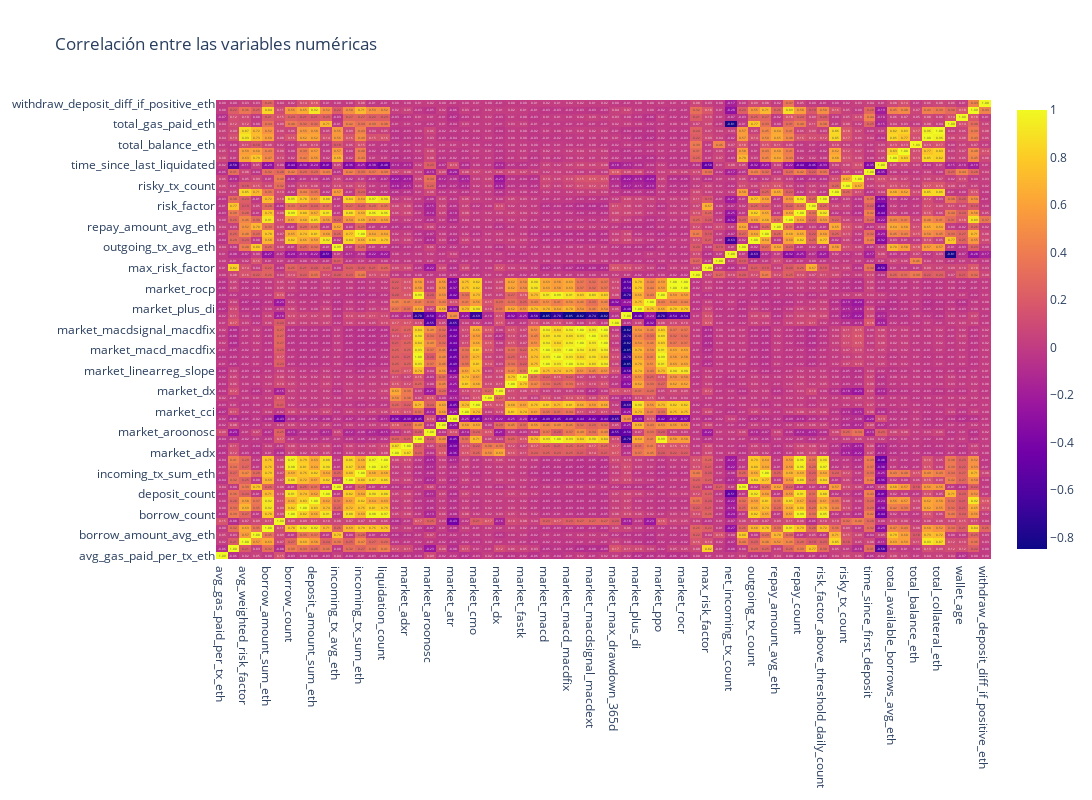

Source (notebook cell):
### Code cell
X_corr = X_t0[numeric_var].corr()

fig = go.Figure()
fig.add_trace(
    go.Heatmap(
        x = X_corr.columns,
        y = X_corr.index,
        z = np.array(X_corr),
        text=X_corr.values,
        texttemplate='%{text:.2f}'
    )
)
fig.update_layout(title_text='Correlación entre las variables numéricas',
                    height=800, width=1400)
fig.show()

### Figure 1 — Plotly figure (JSON) as saved in the notebook; plotly's stock layout.template omitted (floating-point values rounded to 4 significant figures; data arrays with more than 128 entries replaced by an {"elided": "..."} marker saying what was removed)
{"data": [{"text": {"elided": "67x67 float values"}, "texttemplate": "%{text:.2f}", "type": "heatmap", "x": ["avg_gas_paid_per_tx_eth", "avg_risk_factor", "avg_weighted_risk_factor", "borrow_amount_avg_eth", "borrow_amount_sum_eth", "borrow_block_number", "borrow_count", "borrow_repay_diff_eth", "deposit_amount_sum_eth", "deposit_count", "incoming_tx_avg_eth", "incoming_tx_count", "incoming_tx_sum_eth", "liquidation_amount_sum_eth", "liquidation_count", "market_adx", "market_adxr", "market_apo", "market_aroonosc", "market_aroonup", "market_atr", "market_cci", "market_cmo", "market_correl", "market_dx", "market_fastd", "market_fastk", "market_linearreg_slope", "market_macd", "market_macd_macdext", "market_macd_macdfix", "market_macdsignal", "market_macdsignal_macdext", "market_macdsignal_macdfix", "market_max_drawdown_365d", "market_natr", "market_plus_di", "market_plus_dm", "market_ppo", "market_rocp", "market_rocr", "max_eth_ever", "max_risk_factor", "min_eth_ever", "net_incoming_tx_count", "outgoing_tx_avg_eth", "outgoing_tx_count", "outgoing_tx_sum_eth", "repay_amount_avg_eth", "repay_amount_sum_eth", "repay_count", "risk_factor", "risk_factor_above_threshold_daily_count", "risky_sum_outgoing_amount_eth", "risky_tx_count", "risky_unique_contract_count", "time_since_first_deposit", "time_since_last_liquidated", "total_available_borrows_avg_eth", "total_available_borrows_eth", "total_balance_eth", "total_collateral_avg_eth", "total_collateral_eth", "total_gas_paid_eth", "wallet_age", "withdraw_amount_sum_eth", "withdraw_deposit_diff_if_positive_eth"], "y": ["avg_gas_paid_per_tx_eth", "avg_risk_factor", "avg_weighted_risk_factor", "borrow_amount_avg_eth", "borrow_amount_sum_eth", "borrow_block_number", "borrow_count", "borrow_repay_diff_eth", "deposit_amount_sum_eth", "deposit_count", "incoming_tx_avg_eth", "incoming_tx_count", "incoming_tx_sum_eth", "liquidation_amount_sum_eth", "liquidation_count", "market_adx", "market_adxr", "market_apo", "market_aroonosc", "market_aroonup", "market_atr", "market_cci", "market_cmo", "market_correl", "market_dx", "market_fastd", "market_fastk", "market_linearreg_slope", "market_macd", "market_macd_macdext", "market_macd_macdfix", "market_macdsignal", "market_macdsignal_macdext", "market_macdsignal_macdfix", "market_max_drawdown_365d", "market_natr", "market_plus_di", "market_plus_dm", "market_ppo", "market_rocp", "market_rocr", "max_eth_ever", "max_risk_factor", "min_eth_ever", "net_incoming_tx_count", "outgoing_tx_avg_eth", "outgoing_tx_count", "outgoing_tx_sum_eth", "repay_amount_avg_eth", "repay_amount_sum_eth", "repay_count", "risk_factor", "risk_factor_above_threshold_daily_count", "risky_sum_outgoing_amount_eth", "risky_tx_count", "risky_unique_contract_count", "time_since_first_deposit", "time_since_last_liquidated", "total_available_borrows_avg_eth", "total_available_borrows_eth", "total_balance_eth", "total_collateral_avg_eth", "total_collateral_eth", "total_gas_paid_eth", "wallet_age", "withdraw_amount_sum_eth", "withdraw_deposit_diff_if_positive_eth"], "z": {"elided": "67x67 float values"}}], "layout": {"height": 800, "title": {"text": "Correlación entre las variables numéricas"}, "width": 1400}}
